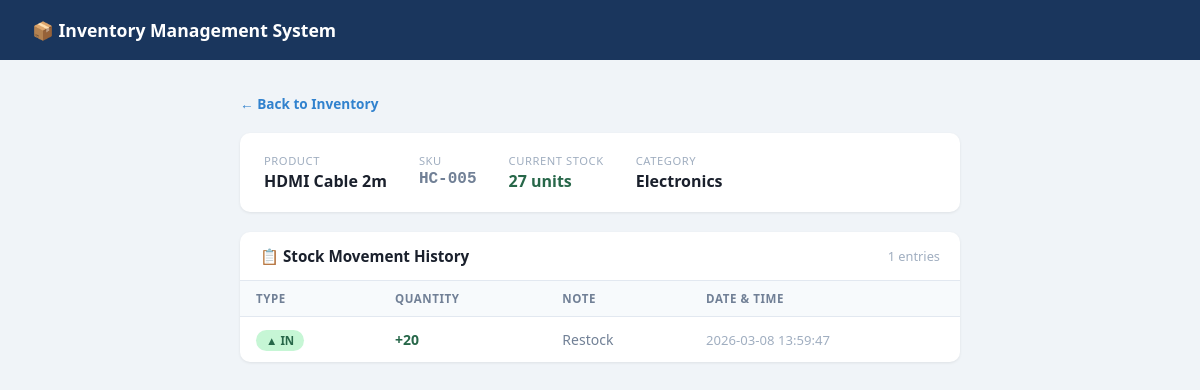
/movements/5, run on the app's committed database.
### tables this page shows
CREATE TABLE products (
            id INTEGER PRIMARY KEY AUTOINCREMENT,
            name TEXT NOT NULL,
            sku TEXT UNIQUE NOT NULL,
            category TEXT NOT NULL,
            quantity INTEGER DEFAULT 0,
            unit_price REAL DEFAULT 0.0,
            supplier TEXT,
            location TEXT,
            low_stock_threshold INTEGER DEFAULT 10,
            created_at TIMESTAMP DEFAULT CURRENT_TIMESTAMP,
            updated_at TIMESTAMP DEFAULT CURRENT_TIMESTAMP
        );

CREATE TABLE stock_movements (
            id INTEGER PRIMARY KEY AUTOINCREMENT,
            product_id INTEGER NOT NULL,
            type TEXT NOT NULL,
            quantity INTEGER NOT NULL,
            note TEXT,
            created_at TIMESTAMP DEFAULT CURRENT_TIMESTAMP,
            FOREIGN KEY(product_id) REFERENCES products(id)
        );

### app.py (the view)
@app.route("/movements/<int:pid>")
def movements(pid):
    conn = get_db()
    product = conn.execute("SELECT * FROM products WHERE id=?", (pid,)).fetchone()
    logs    = conn.execute("""
        SELECT * FROM stock_movements WHERE product_id=? ORDER BY created_at DESC
    """, (pid,)).fetchall()
    conn.close()
    return render_template("movements.html", product=product, logs=logs)

### app.py (called while the page is built)
def get_db():
    conn = sqlite3.connect(DB)
    conn.row_factory = sqlite3.Row
    return conn

### templates/movements.html (shortened to what this page needs)
<!DOCTYPE html>
<html lang="en">
<head>
</head>
<body>
<div class="navbar"><h1>📦 Inventory Management System</h1></div>
<div class="container">
  <a href="/" class="back">← Back to Inventory</a>
  <div class="product-info">
    <div class="info-item">
      <div class="info-label">Product</div>
      <div class="info-val">{{ product.name }}</div>
    </div>
    <div class="info-item">
      <div class="info-label">SKU</div>
      <div class="info-val" style="font-family:monospace; color:#718096">{{ product.sku }}</div>
    </div>
    <div class="info-item">
      <div class="info-label">Current Stock</div>
      <div class="info-val" style="color:#276749">{{ product.quantity }} units</div>
    </div>
    <div class="info-item">
      <div class="info-label">Category</div>
      <div class="info-val">{{ product.category }}</div>
    </div>
  </div>
  <div class="card">
    <div class="card-header">
      <span class="card-title">📋 Stock Movement History</span>
      <span style="font-size:0.8rem; color:#a0aec0">{{ logs|length }} entries</span>
    </div>
    {% if logs %}
    <table>
      <thead>
        <tr><th>Type</th><th>Quantity</th><th>Note</th><th>Date & Time</th></tr>
      </thead>
      <tbody>
        {% for log in logs %}
        <tr>
          <td>
            {% if log.type == 'IN' %}
            <span class="badge-in">▲ IN</span>
            {% else %}
            <span class="badge-out">▼ OUT</span>
            {% endif %}
          </td>
          <td style="font-weight:700">
            {% if log.type == 'IN' %}
            <span style="color:#276749">+{{ log.quantity }}</span>
            {% else %}
            <span style="color:#c53030">-{{ log.quantity }}</span>
            {% endif %}
          </td>
          <td style="color:#718096">{{ log.note or '—' }}</td>
          <td style="color:#a0aec0; font-size:0.82rem">{{ log.created_at }}</td>
        </tr>
        {% endfor %}
      </tbody>
    </table>
    {% else %}
    <div class="empty">No stock movements recorded yet.</div>
    {% endif %}
  </div>
</div>
</body>
</html>

### templates/movements.html (style rules this page uses)
* { box-sizing: border-box; margin: 0; padding: 0; }
body { font-family: system-ui, sans-serif; background: #f0f4f8; color: #1a202c; }
.navbar { background: #1a365d; color: #fff; padding: 0 32px; height: 60px; display: flex; align-items: center; }
.navbar h1 { font-size: 1.1rem; font-weight: 700; }
.container { max-width: 760px; margin: 32px auto; padding: 0 20px; }
.back { display: inline-flex; align-items: center; gap: 6px; color: #3182ce; text-decoration: none; font-size: 0.85rem; margin-bottom: 20px; font-weight: 600; }
.product-info { background: #fff; border-radius: 10px; padding: 20px 24px; margin-bottom: 20px; box-shadow: 0 1px 3px rgba(0,0,0,0.08); display: flex; gap: 32px; flex-wrap: wrap; }
.info-item .info-label { font-size: 0.7rem; color: #a0aec0; text-transform: uppercase; letter-spacing: 0.05em; }
.info-item .info-val { font-size: 1rem; font-weight: 700; margin-top: 2px; }
.card { background: #fff; border-radius: 10px; box-shadow: 0 1px 3px rgba(0,0,0,0.08); overflow: hidden; }
.card-header { padding: 14px 20px; border-bottom: 1px solid #e2e8f0; display: flex; align-items: center; justify-content: space-between; }
.card-title { font-weight: 700; font-size: 0.95rem; }
table { width: 100%; border-collapse: collapse; }
th { padding: 10px 16px; text-align: left; font-size: 0.72rem; color: #718096; text-transform: uppercase; letter-spacing: 0.05em; border-bottom: 1px solid #e2e8f0; background: #f7fafc; }
td { padding: 13px 16px; border-bottom: 1px solid #f0f4f8; font-size: 0.875rem; }
tr:last-child td { border-bottom: none; }
.badge-in { background: #c6f6d5; color: #276749; padding: 3px 10px; border-radius: 100px; font-size: 0.72rem; font-weight: 700; }

### data on the page
products: name "HDMI Cable 2m", sku "HC-005", quantity "27", category "Electronics"
stock_movements: type "▲ IN", quantity "20", note "Restock", created_at "2026-03-08 13:59:47"

### other printed values
{{ logs|length }} "1"
